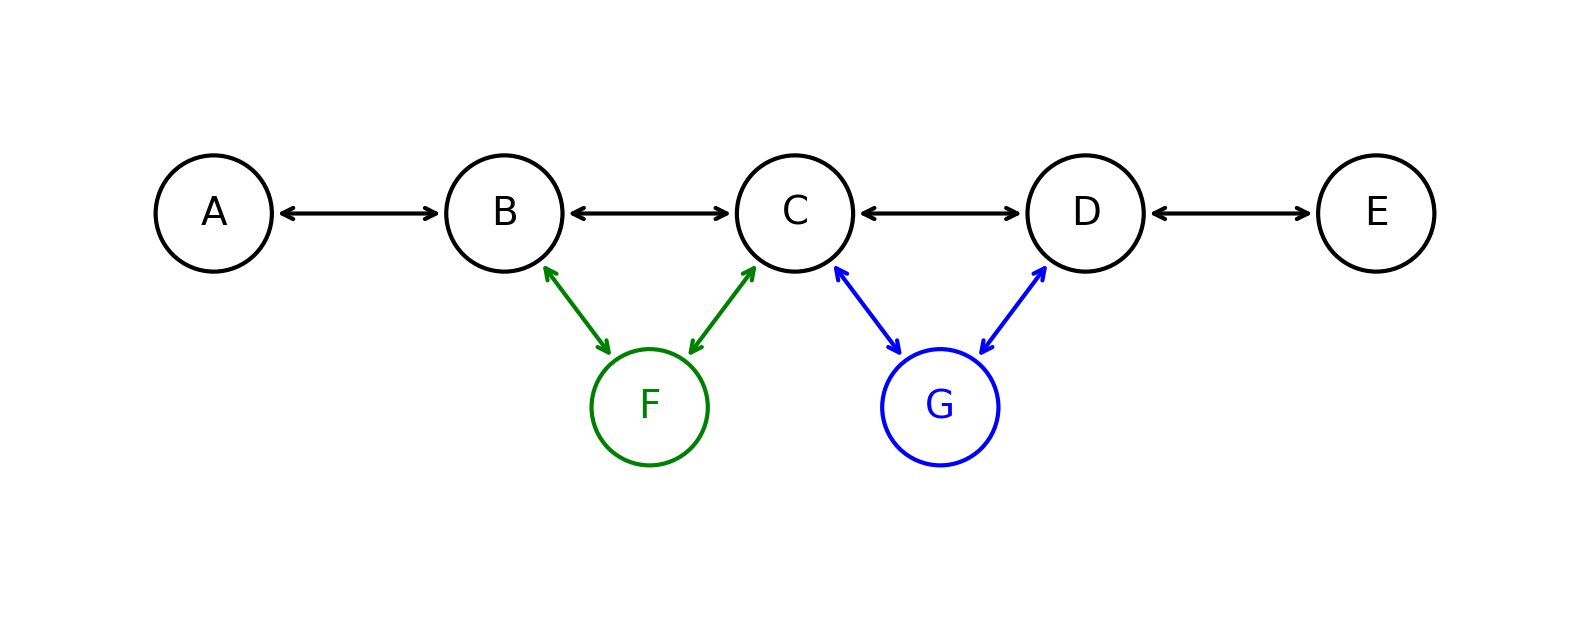

Python code for this plot:
import matplotlib.pyplot as plt
import numpy as np

# Node labels and coordinates for 5-element doubly linked list
nodes = ["A", "B", "C", "D", "E"]
n = len(nodes)
spacing = 1.5
x_positions = np.arange(n) * spacing - spacing * (n - 1) / 2
y_pos = 0
radius = 0.3

# Create coordinate mapping for original nodes
coords = {label: (x_positions[i], y_pos) for i, label in enumerate(nodes)}

# Compute green vertex F between B and C
xB, yB = coords["B"]
xC, yC = coords["C"]
coords["F"] = ((xB + xC) / 2, y_pos - 1.0)

# Compute blue vertex G between C and D
xD, yD = coords["D"]
coords["G"] = ((xC + xD) / 2, y_pos - 1.0)

# Plot setup
fig, ax = plt.subplots(figsize=(10, 4))
ax.set_aspect("equal")
ax.axis("off")
ax.set_xlim(x_positions.min() - 1, x_positions.max() + 1)
ax.set_ylim(-2, 1)

# Draw original black circles and labels
for label in nodes:
    x, y = coords[label]
    circle = plt.Circle((x, y), radius, fill=False, linewidth=1.5, edgecolor="black")
    ax.add_patch(circle)
    ax.text(x, y, label, ha="center", va="center", fontsize=14, color="black")

# Draw black bidirectional arrows between original nodes
for i in range(n - 1):
    start_label = nodes[i]
    end_label = nodes[i + 1]
    x0, y0 = coords[start_label]
    x1, y1 = coords[end_label]
    dx, dy = x1 - x0, y1 - y0
    dist = np.hypot(dx, dy)
    ux, uy = dx / dist, dy / dist
    start_pt = (x0 + ux * radius, y0 + uy * radius)
    end_pt = (x1 - ux * radius, y1 - uy * radius)
    ax.annotate(
        "",
        xy=end_pt,
        xytext=start_pt,
        arrowprops=dict(arrowstyle="<->", color="black", linewidth=1.5),
    )

# Draw green vertex F and its bidirectional arrows B<->F and F<->C
xF, yF = coords["F"]
circle_F = plt.Circle((xF, yF), radius, fill=False, linewidth=1.5, edgecolor="green")
ax.add_patch(circle_F)
ax.text(xF, yF, "F", ha="center", va="center", fontsize=14, color="green")
for pair in [("B", "F"), ("F", "C")]:
    x0, y0 = coords[pair[0]]
    x1, y1 = coords[pair[1]]
    dx, dy = x1 - x0, y1 - y0
    dist = np.hypot(dx, dy)
    ux, uy = dx / dist, dy / dist
    start_pt = (x0 + ux * radius, y0 + uy * radius)
    end_pt = (x1 - ux * radius, y1 - uy * radius)
    ax.annotate(
        "",
        xy=end_pt,
        xytext=start_pt,
        arrowprops=dict(arrowstyle="<->", color="green", linewidth=1.5),
    )

# Draw blue vertex G and its bidirectional arrows C<->G and G<->D
xG, yG = coords["G"]
circle_G = plt.Circle((xG, yG), radius, fill=False, linewidth=1.5, edgecolor="blue")
ax.add_patch(circle_G)
ax.text(xG, yG, "G", ha="center", va="center", fontsize=14, color="blue")
for pair in [("C", "G"), ("G", "D")]:
    x0, y0 = coords[pair[0]]
    x1, y1 = coords[pair[1]]
    dx, dy = x1 - x0, y1 - y0
    dist = np.hypot(dx, dy)
    ux, uy = dx / dist, dy / dist
    start_pt = (x0 + ux * radius, y0 + uy * radius)
    end_pt = (x1 - ux * radius, y1 - uy * radius)
    ax.annotate(
        "",
        xy=end_pt,
        xytext=start_pt,
        arrowprops=dict(arrowstyle="<->", color="blue", linewidth=1.5),
    )

plt.show()
